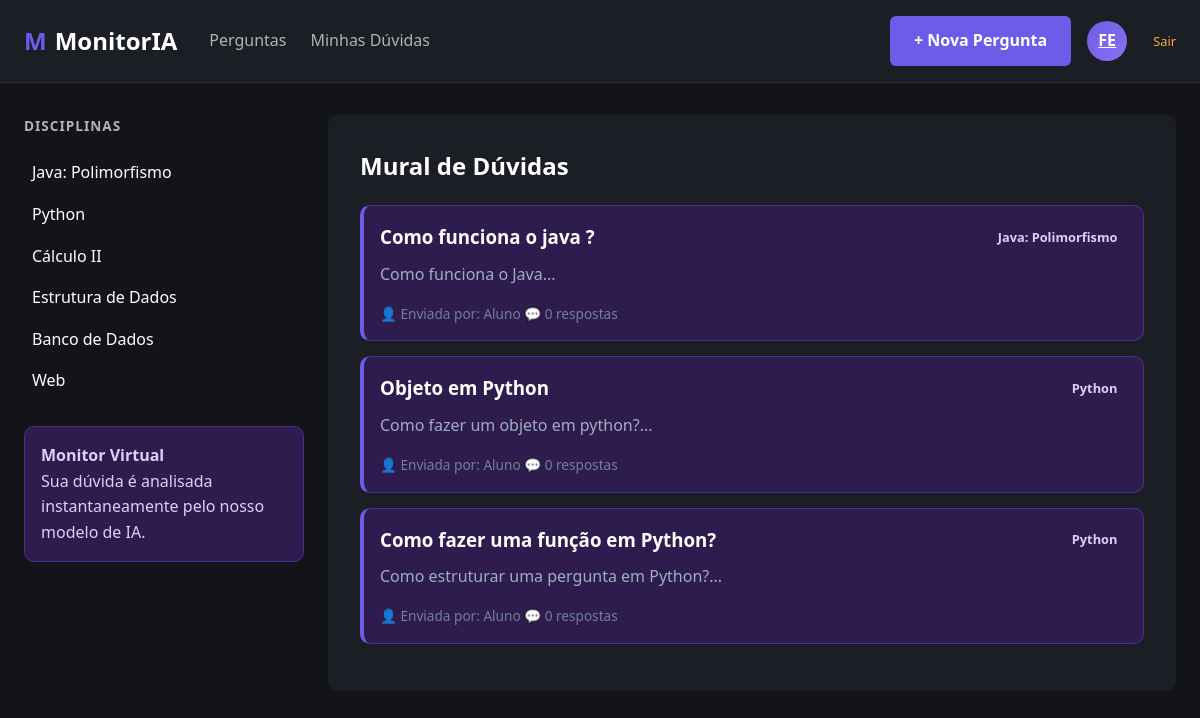
The page / (signed in) on the database its author committed.
### modelos/entidades.py (models this page shows)
class Pergunta(banco.Model):
    __tablename__ = 'perguntas'
    id = banco.Column(banco.Integer, primary_key=True)
    titulo = banco.Column(banco.String(200), nullable=False)
    corpo = banco.Column(banco.Text, nullable=False)
    disciplina = banco.Column(banco.String(100), nullable=False)
    usuario_id = banco.Column(banco.Integer, banco.ForeignKey('usuarios.id'), nullable=False)
    data_criacao = banco.Column(banco.DateTime, default=datetime.utcnow)
    respostas = banco.relationship('Resposta', backref='pergunta', lazy=True)

### controles/rotas_perguntas.py (the view)
@blueprint_perguntas.route('/')
def base():
    lista_de_perguntas = servico.listar_todas()
    return render_template('home.html',
                           perguntas=lista_de_perguntas,
                           disciplinas=servico.listar_disciplinas())

### repositorios/repositorio_pergunta.py (called while the page is built)
    def buscar_todas(self) -> list[Pergunta]:
        return Pergunta.query.order_by(Pergunta.data_criacao.desc()).all()

### servicos/servico_pergunta.py (called while the page is built)
    def listar_todas(self) -> list[Pergunta]:
        return self.repositorio.buscar_todas()

    def listar_disciplinas(self) -> list[str]:
        return ["Java: Polimorfismo", "Python", "Cálculo II", "Estrutura de Dados", "Banco de Dados", "Web"]

### templates/home.html (shortened to what this page needs)
{% extends 'base.html' %}
{% block content %}
<h2 style="color: white; margin-bottom: 20px;">Mural de Dúvidas</h2>
{% if perguntas %}
    {% for pergunta in perguntas %}
        <div class="box-ia" style="margin-bottom: 15px; border-left: 4px solid var(--roxo-principal);">
            <div style="display: flex; justify-content: space-between; align-items: center;">
                <h3 style="margin: 0;">
                    <a href="{{ url_for('perguntas.ver_pergunta', id=pergunta.id) }}" style="color: white; text-decoration: none;">
                        {{ pergunta.titulo }}
                    </a>
                </h3>
                <span class="badge">{{ pergunta.disciplina }}</span>
            </div>
            <p style="color: #a0aec0; margin-top: 10px;">{{ pergunta.corpo[:120] }}...</p>
            <div style="margin-top: 15px; font-size: 0.85rem; color: #718096;">
                <span>👤 Enviada por: {{ pergunta.usuario.nome if pergunta.usuario else 'Aluno' }}</span>
                <span>💬 {{ pergunta.respostas|length }} respostas</span>
            </div>
        </div>
    {% endfor %}
{% else %}
    <div class="box-ia" style="text-align: center;">
        <p>Não há perguntas registradas no momento.</p>
    </div>
{% endif %}
{% endblock %}

### static/css/estilos.css (style rules this page uses)
:root { --bg-fundo: #12141a; --bg-card: #1c1e26; --bg-ia: #2e1c4e; --texto-principal: #ffffff; --texto-secundario: #b3b3b3; --texto-ia: #e1ccff; --roxo-principal: #6c5ce7; --roxo-hover: #5a4bcf; --roxo-badge: #d1b1ff; --verde-resolvido: #4ade80; --laranja-alerta: #ffac33; --gap-padrao: 1.5rem; --raio-padrao: 10px; }
* { box-sizing: border-box; margin: 0; padding: 0; }
body { font-family: 'Segoe UI', Tahoma, Geneva, Verdana, sans-serif; background-color: var(--bg-fundo); color: var(--texto-principal); line-height: 1.6; }
.box-ia { background-color: var(--bg-ia); border: 1px solid #4a2f8c; border-radius: var(--raio-padrao); padding: 1rem; color: var(--texto-ia); }
.badge { display: inline-flex; align-items: center; gap: 0.4rem; padding: 0.45rem 0.75rem; border-radius: 999px; font-size: 0.9rem; font-weight: 600; }
.badge { padding: 0.2rem 0.6rem; border-radius: 4px; font-size: 0.8rem; font-weight: 600; }

### rows shown on the page
Pergunta: titulo "Como funciona o java ?", disciplina "Java: Polimorfismo", corpo "Como funciona o Java", usuario "Aluno", respostas|length "0"
Pergunta: titulo "Objeto em Python", disciplina "Python", corpo "Como fazer um objeto em python?", usuario "Aluno", respostas|length "0"
Pergunta: titulo "Como fazer uma função em Python?", disciplina "Python", corpo "Como estruturar uma pergunta em Python?", usuario "Aluno", respostas|length "0"

### other values the page prints
{{ session.get('usuario_nome')[:2] | upper }} "FE"
{{ disc }} "Java: Polimorfismo" "Python" "Cálculo II" "Estrutura de Dados" "Banco de Dados" "Web"
